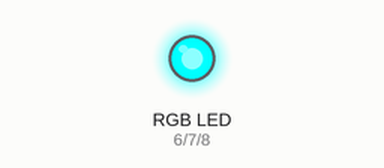
Bench run of a sketch on a simulated Arduino Uno, built with avr-gcc and run on an emulated ATmega328P. Parts: an RGB LED mixed from three pins (HIGH = lit).

Above: at 0.12 s.
At 1.37 s:
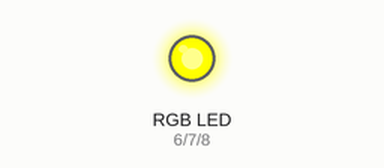
At 2.62 s:
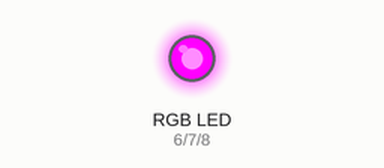
Timing chart, 0 to 3.0 s (numbered marks = the images above):
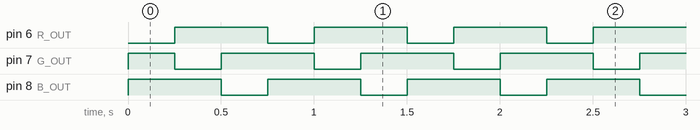

Measured:
- by itself, pin 6 (R_OUT), pin 8 (B_OUT): alternates HIGH for 0.50 s and LOW for 0.25 s
- by itself, pin 7 (G_OUT): repeats every 0.75 s: LOW 0.25 s, HIGH 0.50 s
- by itself, everything shown: repeats every 0.75 s, in 3 steps

The sketch:

step1_rgb_blink.ino
```cpp
#include <MD_TCS230.h>

#define R_OUT 6
#define G_OUT 7
#define B_OUT 8

void setup()
{
    pinMode(R_OUT, OUTPUT);
    pinMode(G_OUT, OUTPUT);
    pinMode(B_OUT, OUTPUT);
}

void loop()
{
    set_rgb_led(255, 0, 0);
    delay(250);
    set_rgb_led(0, 255, 0);
    delay(250);
    set_rgb_led(0, 0, 255);
    delay(250);
}

void set_rgb_led(int r, int g, int b)
{
    analogWrite(R_OUT, 255 - r);
    analogWrite(G_OUT, 255 - g);
    analogWrite(B_OUT, 255 - b);
}
```
